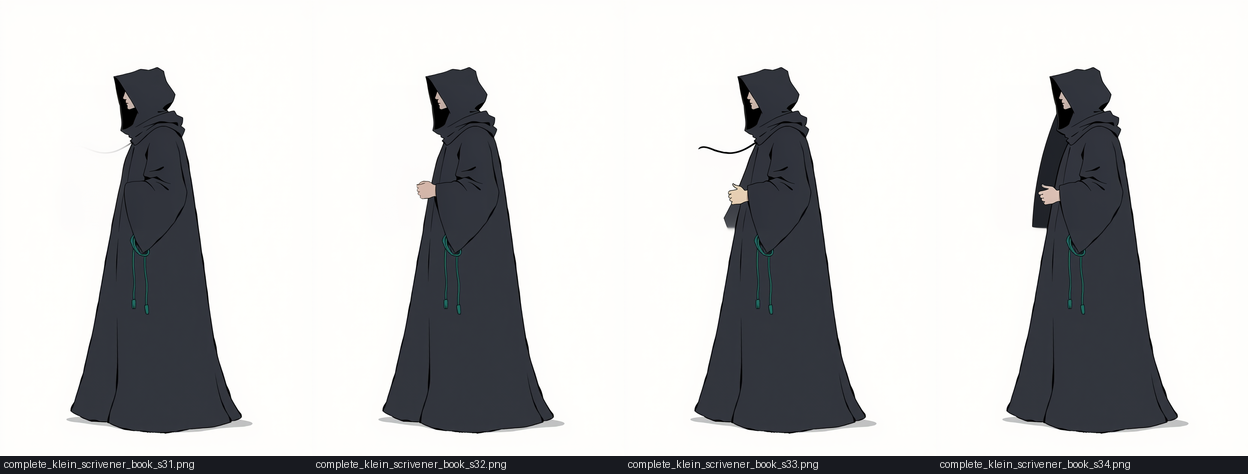
#> input picture docs/roadmap/ai-art-animation/spikes/s5-s7/img/s56_complete.png, 1248 x 474 px, given in place of style_validation_flux_20261122-135759_s6102_0.png, which was not available
$ python s56_insert.py
#> lines starting #> are read from the running program, lines starting #| are printed output that depends on the picture; after the words box and inside, x2 and y2 are one past the last pixel; in counts of white or black regions, pixels touching at a corner belong together
"""Spikes S5 and S6 (Board R&D, 2026-11-22) on the R&D ComfyUI (127.0.0.1:8189).

Inputs: 3 house-style subjects (SOU-81 approved images): Scrivener 6102, attacker 6115, frayer 6127.
Masks are built from each figure's BiRefNet alpha (spike S7):
  open : a 200x280 box on the backdrop, clear of the figure (the side with more room), bottom at 85% height
  next : a 180x260 box centred on the figure's left edge at mid height (overlaps the figure by ~60 px)
Tasks:
  insert   (S5 Fooocus+SDXL, S6 klein): add "a small iron lantern with a warm flame" in the mask
  complete (S6 klein): remove the held book/hand region and paint what lies behind (Scrivener only, 4 seeds)
  identity (S6 klein): the same character in a new pose from the image as reference (3 subjects x 4 seeds)
Every masked result is composited back onto the input through the feathered mask (exact outside the mask),
as comfy-edit does. Outputs: rnd/spikes/s56/<task>_<method>_<subject>_<placement>_s<seed>.png
Usage: python -I -s s56_insert.py [s5|s6|all]"""
import io, json, os, shutil, sys, time, urllib.parse, urllib.request
import numpy as np
from PIL import Image, ImageDraw, ImageFilter

R = os.path.expanduser("~/game-studio-workspace/rnd")
IN, S7, OUT = (os.path.join(R, "spikes", d) for d in ("inputs", "s7", "s56"))
RC = os.path.join(R, "ComfyUI_rnd", "ComfyUI")
BASE = "http://127.0.0.1:8189"
os.makedirs(OUT, exist_ok=True)
SUBJ = {"scrivener": "20261122-135759_s6102", "attacker": "20261122-140233_s6115", "frayer": "20261122-140315_s6127"}
SEEDS = [31, 32, 33, 34]
STYLE = "2D hand-drawn illustration, bold uneven black ink outline, flat cel shading with two or three flat tones, clean flat colour"
LANTERN = f"a small iron lantern with a warm orange flame, {STYLE}"
WHICH = sys.argv[1] if len(sys.argv) > 1 else "all"
log = []


def masks(subject):
#> called with subject = 'scrivener'
    a = np.asarray(Image.open(os.path.join(S7, f"{SUBJ[subject].split('_s')[1]}_birefnet.png")).convert("RGBA"))[..., 3]
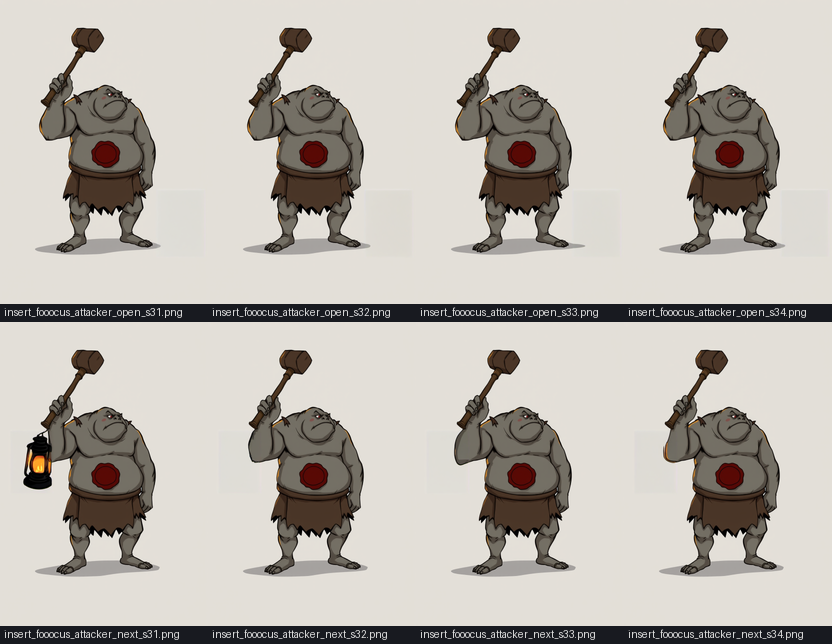
#> input picture docs/roadmap/ai-art-animation/spikes/s5-s7/img/s56_fooocus_attacker.png, 832 x 644 px, given in place of 6102_birefnet.png, which was not available
#> a: shape (644, 832); every value is 255
    ys, xs = np.nonzero(a >= 128)
    x0, x1, y0, y1 = xs.min(), xs.max(), ys.min(), ys.max()
#> x0 = 0; x1 = 831; y0 = 0; y1 = 643
    W, H = a.shape[1], a.shape[0]
#> W = 832; H = 644
    out = {}
    w, h = 200, 280
    bottom = int(0.85 * H)
#> bottom = 547
    if x0 > W - x1:   # more room on the left
        bx = max(8, (x0 - w) // 2)
    else:
        bx = min(W - w - 8, x1 + (W - x1 - w) // 2)
#> bx = 624
    out["open"] = (bx, bottom - h, w, h)
    w2, h2 = 180, 260
    out["next"] = (max(0, x0 - w2 + 60), int(y0 + 0.5 * (y1 - y0)) - h2 // 2, w2, h2)
    res = {}
    for k, (x, y, w_, h_) in out.items():
        m = Image.new("L", (W, H), 0)
        ImageDraw.Draw(m).rectangle((x, y, x + w_ - 1, y + h_ - 1), fill=255)
        res[k] = (m.filter(ImageFilter.GaussianBlur(4)), tuple(int(v) for v in (x, y, w_, h_)))  # int: the JSON log failed on numpy int64 in the 2026-11-22 run
#> this loop made 2 passes
#> (k, x, y, w_, h_) on passes 1 to 2: ('open', 624, 267, 200, 280), ('next', 0, 191, 180, 260)
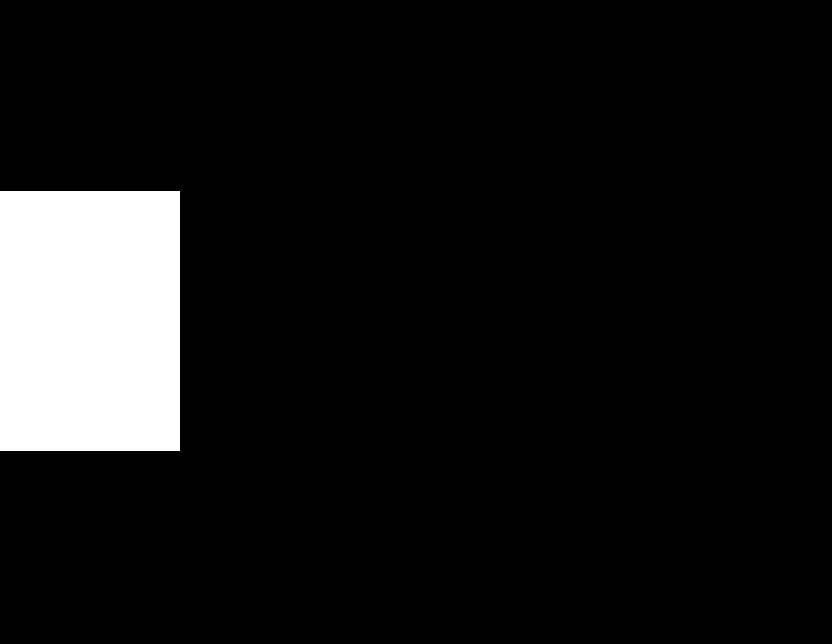
#> m: PIL image 832x644 L; 8.7% white; 1 white region, box (x1, y1, x2, y2) and area: (0, 191, 180, 451) 46800
#> after the loop, res = 2 items
    return res


def book_mask(subject):
    # the Scrivener's held book and front hand: the brightest pale block inside the figure's upper half
    src = np.asarray(Image.open(os.path.join(IN, f"style_validation_flux_{SUBJ[subject]}_0.png")).convert("RGB")).astype(int)
    a = np.asarray(Image.open(os.path.join(S7, f"{SUBJ[subject].split('_s')[1]}_birefnet.png")).convert("RGBA"))[..., 3]
    pale = (src.mean(-1) > 170) & (a >= 128)
    pale[int(0.6 * pale.shape[0]):] = False
    ys, xs = np.nonzero(pale)
    m = Image.new("L", (src.shape[1], src.shape[0]), 0)
    ImageDraw.Draw(m).rectangle((xs.min() - 20, ys.min() - 20, xs.max() + 20, ys.max() + 20), fill=255)
    return m.filter(ImageFilter.GaussianBlur(4))


def put(img, mask):
    d = os.path.join(RC, "input", "s56"); os.makedirs(d, exist_ok=True)
    img.convert("RGB").save(os.path.join(d, "in.png"))
    if mask is not None:
        mask.convert("RGB").save(os.path.join(d, "m.png"))
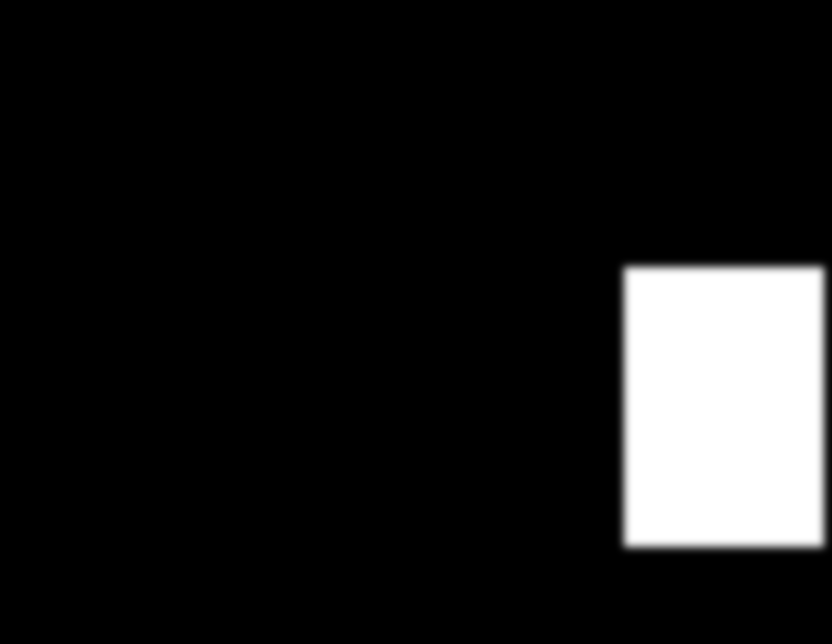
#> saved as m.png: PIL image 832x644 RGB; min 0, max 255, mean 26.6


def run(wf):
    req = urllib.request.Request(BASE + "/prompt", data=json.dumps({"prompt": wf}).encode(), headers={"Content-Type": "application/json"})
    pid = json.load(urllib.request.urlopen(req))["prompt_id"]
    t = time.time()
    while True:
        h = json.load(urllib.request.urlopen(f"{BASE}/history/{pid}"))
        if pid in h:
            st = h[pid]["status"]
            if st.get("status_str") != "success":
                raise RuntimeError(json.dumps(st.get("messages"))[-300:])
            im = [i for o in h[pid]["outputs"].values() for i in o.get("images", [])][0]
            q = urllib.parse.quote
            data = urllib.request.urlopen(f"{BASE}/view?filename={q(im['filename'])}&subfolder={q(im['subfolder'])}&type={im['type']}").read()
            return Image.open(io.BytesIO(data)).convert("RGB"), time.time() - t
        time.sleep(0.5)


def restore(orig, edited, mask):
    o = np.asarray(orig.convert("RGB")).astype(np.uint32)
    e = np.asarray(edited).astype(np.uint32)
    m = np.asarray(mask).astype(np.uint32)[..., None]
    out = np.where(m == 0, o, (o * (255 - m) + e * m + 127) // 255).astype(np.uint8)
    return Image.fromarray(out, "RGB")


def wf_fooocus(prompt, seed):
    return {
        "1": {"class_type": "CheckpointLoaderSimple", "inputs": {"ckpt_name": "sd_xl_base_1.0.safetensors"}},
        "2": {"class_type": "LoadImage", "inputs": {"image": "s56/in.png"}},
        "3": {"class_type": "LoadImageMask", "inputs": {"image": "s56/m.png", "channel": "red"}},
        "4": {"class_type": "CLIPTextEncode", "inputs": {"clip": ["1", 1], "text": prompt}},
        "5": {"class_type": "CLIPTextEncode", "inputs": {"clip": ["1", 1], "text": "text, watermark, signature, blurry, 3D render, photo"}},
        "6": {"class_type": "INPAINT_MaskedFill", "inputs": {"image": ["2", 0], "mask": ["3", 0], "fill": "neutral", "falloff": 0}},
        "7": {"class_type": "INPAINT_VAEEncodeInpaintConditioning", "inputs": {"positive": ["4", 0], "negative": ["5", 0], "vae": ["1", 2], "pixels": ["6", 0], "mask": ["3", 0]}},
        "8": {"class_type": "INPAINT_LoadFooocusInpaint", "inputs": {"head": "fooocus_inpaint_head.pth", "patch": "inpaint_v26.fooocus.patch"}},
        "9": {"class_type": "INPAINT_ApplyFooocusInpaint", "inputs": {"model": ["1", 0], "patch": ["8", 0], "latent": ["7", 2]}},
        "10": {"class_type": "KSampler", "inputs": {"model": ["9", 0], "positive": ["7", 0], "negative": ["7", 1], "latent_image": ["7", 3], "seed": seed, "steps": 24, "cfg": 7.0, "sampler_name": "euler", "scheduler": "normal", "denoise": 1.0}},
        "11": {"class_type": "VAEDecode", "inputs": {"samples": ["10", 0], "vae": ["1", 2]}},
        "12": {"class_type": "SaveImage", "inputs": {"images": ["11", 0], "filename_prefix": "s56"}},
    }


def wf_klein(prompt, seed, masked):
    w = {
        "1": {"class_type": "UNETLoader", "inputs": {"unet_name": "flux-2-klein-4b.safetensors", "weight_dtype": "default"}},
        "2": {"class_type": "CLIPLoader", "inputs": {"clip_name": "qwen_3_4b.safetensors", "type": "flux2"}},
        "3": {"class_type": "VAELoader", "inputs": {"vae_name": "flux2-vae.safetensors"}},
        "4": {"class_type": "LoadImage", "inputs": {"image": "s56/in.png"}},
        "5": {"class_type": "VAEEncode", "inputs": {"pixels": ["4", 0], "vae": ["3", 0]}},
        "6": {"class_type": "CLIPTextEncode", "inputs": {"clip": ["2", 0], "text": prompt}},
        "7": {"class_type": "ReferenceLatent", "inputs": {"conditioning": ["6", 0], "latent": ["5", 0]}},
        "8": {"class_type": "CLIPTextEncode", "inputs": {"clip": ["2", 0], "text": ""}},
        "11": {"class_type": "VAEDecode", "inputs": {"samples": ["10", 0], "vae": ["3", 0]}},
        "12": {"class_type": "SaveImage", "inputs": {"images": ["11", 0], "filename_prefix": "s56"}},
    }
    if masked:
        w["13"] = {"class_type": "LoadImageMask", "inputs": {"image": "s56/m.png", "channel": "red"}}
        w["9"] = {"class_type": "SetLatentNoiseMask", "inputs": {"samples": ["5", 0], "mask": ["13", 0]}}
    else:
        w["9"] = {"class_type": "EmptyFlux2LatentImage", "inputs": {"width": 832, "height": 1216, "batch_size": 1}}
    w["10"] = {"class_type": "KSampler", "inputs": {"model": ["1", 0], "positive": ["7", 0], "negative": ["8", 0], "latent_image": ["9", 0], "seed": seed, "steps": 4, "cfg": 1.0, "sampler_name": "euler", "scheduler": "simple", "denoise": 1.0}}
    return w


try:
    for subject, stem in SUBJ.items():
        src = Image.open(os.path.join(IN, f"style_validation_flux_{stem}_0.png")).convert("RGB")
        for place, (m, box) in masks(subject).items():
            put(src, m)
            for seed in SEEDS:
                if WHICH in ("s5", "all"):
                    img, dt = run(wf_fooocus(LANTERN, seed))
                    restore(src, img, m).save(os.path.join(OUT, f"insert_fooocus_{subject}_{place}_s{seed}.png"))
                    log.append(("insert", "fooocus", subject, place, seed, round(dt, 1), box))
                if WHICH in ("s6", "all"):
                    instr = f"Add {LANTERN} hanging in the marked area; keep everything else unchanged."
                    img, dt = run(wf_klein(instr, seed, True))
                    restore(src, img, m).save(os.path.join(OUT, f"insert_klein_{subject}_{place}_s{seed}.png"))
                    log.append(("insert", "klein", subject, place, seed, round(dt, 1), box))
        if WHICH in ("s6", "all"):
            if subject == "scrivener":
                bm = book_mask(subject)
                put(src, bm)
                for seed in SEEDS:
                    img, dt = run(wf_klein("Remove the book and the hand holding it; paint the dark hooded cloak fabric that is behind them, same ink line and flat cel shading; keep everything else unchanged.", seed, True))
                    restore(src, img, bm).save(os.path.join(OUT, f"complete_klein_{subject}_book_s{seed}.png"))
                    log.append(("complete", "klein", subject, "book", seed, round(dt, 1), None))
            put(src, None)
            pose = {"scrivener": "The same hooded scrivener character, now holding the contract book high above the head with both hands, full body, same colours, same ink line and flat cel shading, plain light grey background.",
                    "attacker": "The same brute character, now swinging the mallet down in front of the body, full body, same colours, same ink line and flat cel shading, plain light grey background.",
                    "frayer": "The same thin robed creature, now crouching low with both long hands reaching forward, full body, same colours, same ink line and flat cel shading, plain light grey background."}[subject]
            for seed in SEEDS:
                img, dt = run(wf_klein(pose, seed, False))
                img.save(os.path.join(OUT, f"identity_klein_{subject}_pose_s{seed}.png"))
                log.append(("identity", "klein", subject, "pose", seed, round(dt, 1), None))
        print(subject, "done", len(log))
finally:
    shutil.rmtree(os.path.join(RC, "input", "s56"), ignore_errors=True)
    json.dump(log, open(os.path.join(OUT, f"log_{WHICH}.json"), "w"), indent=0)
#> (the run stopped early here; a loop or call above may not have finished)
